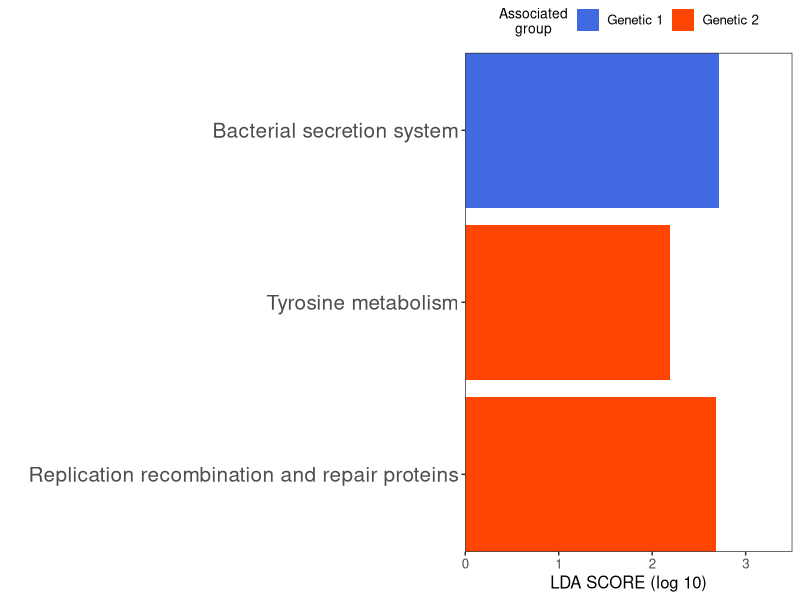

The R script that drew this image:
#!/usr/bin/env Rscript
## Purpose of script: alpha diversity boxplot
## Date created: 22.07.2020
## Author: luigui gallardo-becerra (bfllg77@gmail.com)
# Package installation
#install.packages("dplyr")
#install.packages("ggplot2")
#install.packages("ggpubr")
library("dplyr")
library("ggplot2")
library("gridExtra")
# Data input
table <- read.table(file = "hep_lefse_picrust_l3.txt",
    sep = "\t", header = T)
# Define colors
colors <- c("royalblue", "orangered")
# Barplot
barplot <- ggplot(data = table,
    aes(x = reorder(hep_function, -order),
    y = lda,
    fill = group)) +
geom_bar(stat = "identity") +
theme_test() +
coord_flip() +
scale_fill_manual(values = colors) +
labs(x = "",
    y = "LDA SCORE (log 10)",
    fill = "Associated\ngroup") +
theme(legend.position = "top") +
scale_x_discrete(expand = c(0, 0)) +
scale_y_continuous(limits = c(0, 3.5),
    expand = c(0, 0)) +
theme(text = element_text(size = 12),
    axis.title.x = element_text(size = 12),
    axis.text.y = element_text(size = 15),
    legend.title = element_text(size = 10,
        vjust = 1, hjust = 0.5))
# Pdf
pdf(file = "organ_barplot_picrust_l3.pdf")
print(barplot)
dev.off()

